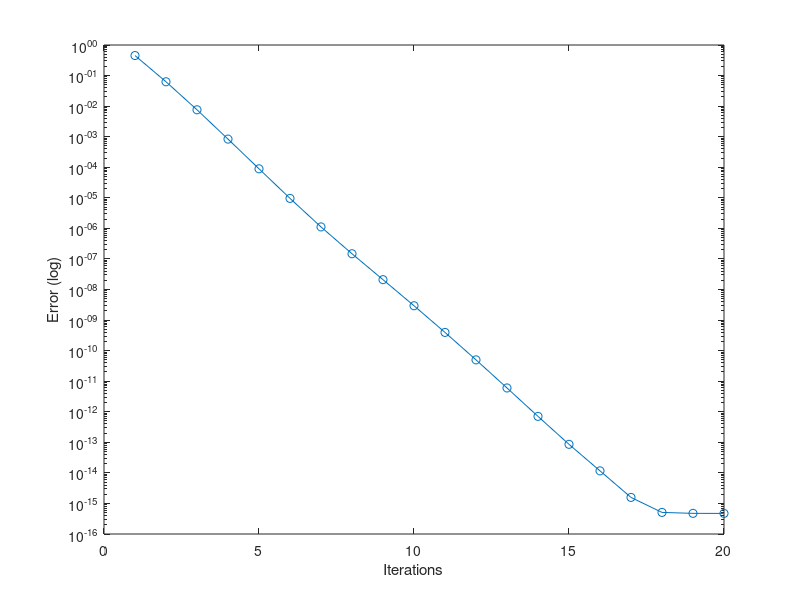

The MATLAB script that drew this image:
%  A simple demo code that tries to solve a least squares problem using the
%  Kaczmarz method. In both cases, we do not
% store the full matrix---just a single row.

clear; close all; clc;
m = 20; n = 20;
A = randn(m, n) - 0.3 * rand(m ,n) + eye(m, n)*30; % a random "A" matrix
b = rand(m, 1)*3 - rand(m, 1) + eye(m, 1)*100; % a random "b" vector
x_real = A \ b;
x = rand(n, 1); % initial guess -- totally random!


% Iterate!
maxiter = 20;
for itersweeps = 1 : maxiter
    for i = 1 : m
        a_row = A(i, :);
        x = x + (b(i) - a_row * x) * a_row' * 1.0/(a_row * a_row');
    end
    error(itersweeps) = norm(x - x_real, 2);
end

semilogy(1:1:maxiter, error, 'o-');
xlabel('Iterations'); ylabel('Error (log)');
